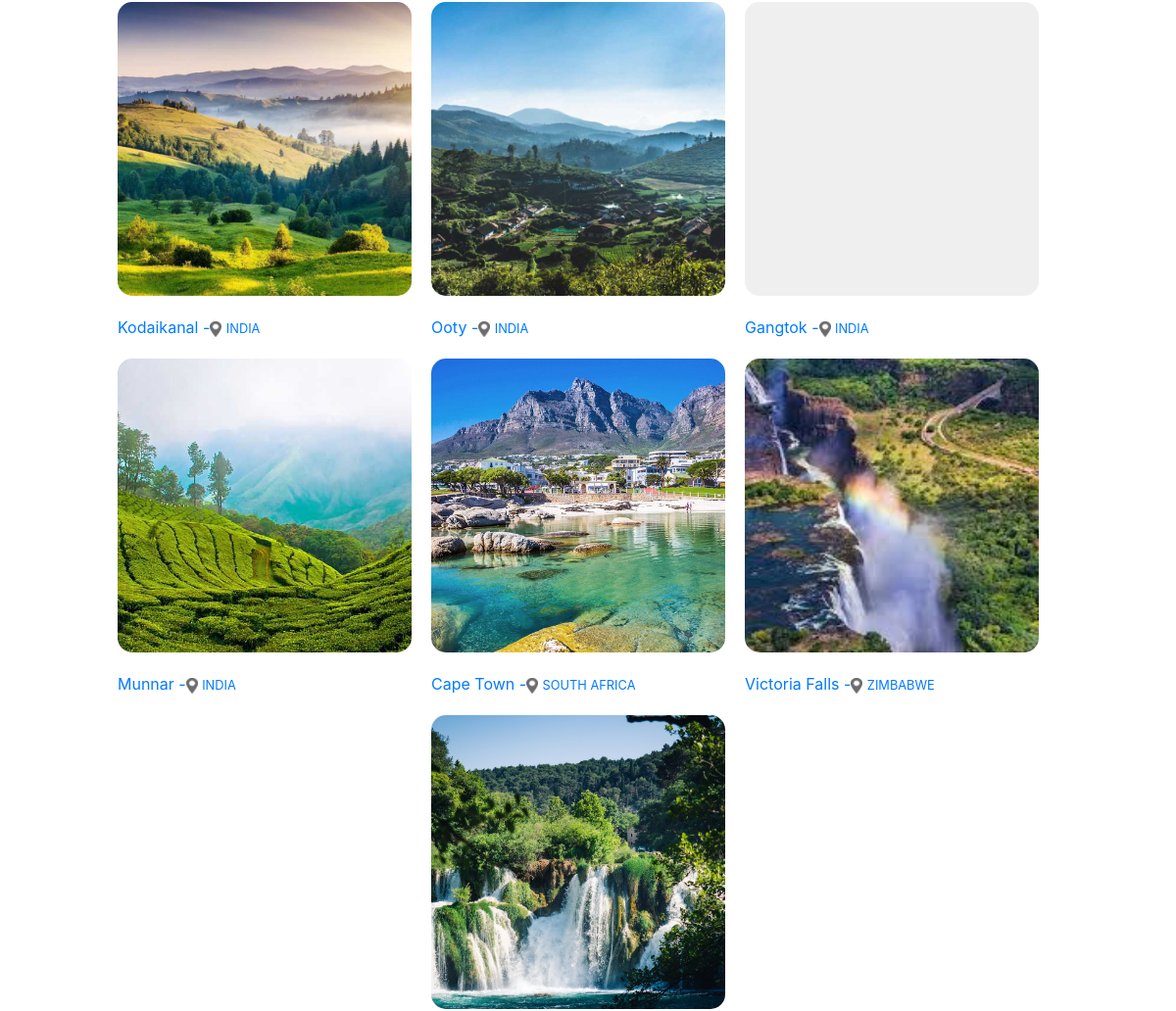
The page /search-result (middle part) on the database as committed earlier.
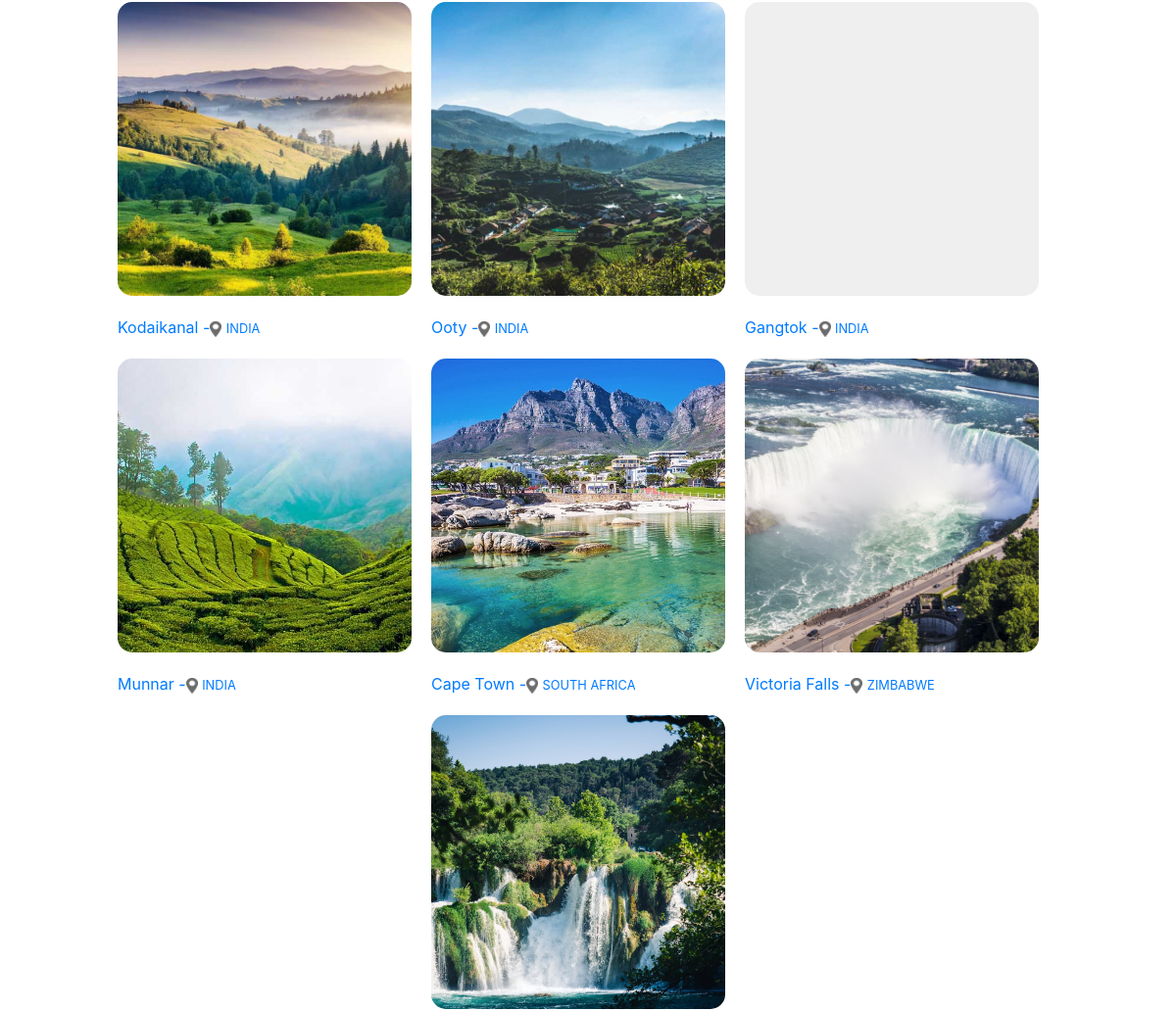
The same page on the database as committed later.
### base/models.py (models this page shows, shortened)
class Location(models.Model):
    continent = models.ForeignKey(Continent, on_delete=models.CASCADE)
    country= models.ForeignKey(Country, on_delete=models.CASCADE)
    name = models.CharField(max_length=80, unique=True)
    location_display_image=models.ImageField(upload_to='location_display_image/', null=True, blank=True)
    price = models.DecimalField(max_digits=10, decimal_places=0, default=0, null= True, blank=True)

class Country(models.Model):
    continent=models.ForeignKey(Continent, on_delete=models.CASCADE)
    name= models.CharField(max_length=30)
    def __str__(self):
        return self.name
    class Meta:
        ordering=['name']

### base/views.py (the view)
# urls.py: path('search-result', views.SearchView.as_view(), name='search-result'),
class SearchView(View):
    template_name = 'base/search.html'
    def get(self, request):
        q = request.GET.get('q', '')
        locations = Location.objects.filter(Q(name__icontains=q) |
                                            Q(continent__name__icontains=q) |
                                            Q(country__name__icontains=q))
        location_count = locations.count()
        context = {'locations': locations, 'location_count': location_count}
        return render(request, self.template_name, context)

### base/templates/base/search.html (shortened to what this page needs)
{% extends 'main.html' %}
{% block content %}
{% load static %}
<link rel="stylesheet" type="text/css" href={% static 'css/home.css'%}>
<div class="location_button">
    {% for location in locations%}
    <div>
        <a href="{% url 'location' location.id %}">
            <button id="continent_locations" style="background-image: url({{location.location_display_image.url}});"></button>
             <br><span>{{location.name}} -<a href ={%url 'country-locations' location.country.id%}><img src={% static 'images/location.png'%} width='12' height='16'  > <small>{{location.country}}</small></span></a>
    </div>
    {%endfor%}
</div>
{% endblock content%}

Rows that differ between the two databases and show on the page:
changed Location "Victoria Falls": location_display_image: a different picture
